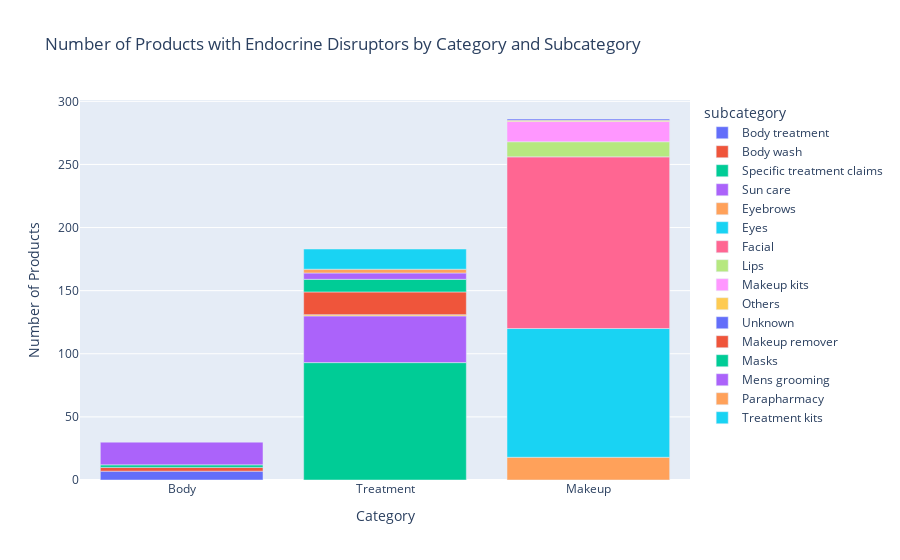

The notebook cell this image was saved under:
### Code cell
# Create a bar chart of the number of products with disruptors by category and subcategory
fig = px.bar(disruptor_count, x='category', y='n_products', color='subcategory',
             title='Number of Products with Endocrine Disruptors by Category and Subcategory',
             labels={'n_products': 'Number of Products', 'category': 'Category'})
fig.show()

### Figure 1 — Plotly figure (JSON) as saved in the notebook; plotly's stock layout.template omitted (floating-point values rounded to 4 significant figures)
{"data": [{"alignmentgroup": "True", "hovertemplate": "subcategory=Body treatment<br>Category=%{x}<br>Number of Products=%{y}<extra></extra>", "legendgroup": "Body treatment", "marker": {"color": "#636efa", "pattern": {"shape": ""}}, "name": "Body treatment", "offsetgroup": "Body treatment", "orientation": "v", "showlegend": true, "textposition": "auto", "type": "bar", "x": ["Body"], "xaxis": "x", "y": [7], "yaxis": "y"}, {"alignmentgroup": "True", "hovertemplate": "subcategory=Body wash<br>Category=%{x}<br>Number of Products=%{y}<extra></extra>", "legendgroup": "Body wash", "marker": {"color": "#EF553B", "pattern": {"shape": ""}}, "name": "Body wash", "offsetgroup": "Body wash", "orientation": "v", "showlegend": true, "textposition": "auto", "type": "bar", "x": ["Body"], "xaxis": "x", "y": [3], "yaxis": "y"}, {"alignmentgroup": "True", "hovertemplate": "subcategory=Specific treatment claims<br>Category=%{x}<br>Number of Products=%{y}<extra></extra>", "legendgroup": "Specific treatment claims", "marker": {"color": "#00cc96", "pattern": {"shape": ""}}, "name": "Specific treatment claims", "offsetgroup": "Specific treatment claims", "orientation": "v", "showlegend": true, "textposition": "auto", "type": "bar", "x": ["Body", "Treatment"], "xaxis": "x", "y": [2, 93], "yaxis": "y"}, {"alignmentgroup": "True", "hovertemplate": "subcategory=Sun care<br>Category=%{x}<br>Number of Products=%{y}<extra></extra>", "legendgroup": "Sun care", "marker": {"color": "#ab63fa", "pattern": {"shape": ""}}, "name": "Sun care", "offsetgroup": "Sun care", "orientation": "v", "showlegend": true, "textposition": "auto", "type": "bar", "x": ["Body", "Treatment"], "xaxis": "x", "y": [18, 37], "yaxis": "y"}, {"alignmentgroup": "True", "hovertemplate": "subcategory=Eyebrows<br>Category=%{x}<br>Number of Products=%{y}<extra></extra>", "legendgroup": "Eyebrows", "marker": {"color": "#FFA15A", "pattern": {"shape": ""}}, "name": "Eyebrows", "offsetgroup": "Eyebrows", "orientation": "v", "showlegend": true, "textposition": "auto", "type": "bar", "x": ["Makeup"], "xaxis": "x", "y": [18], "yaxis": "y"}, {"alignmentgroup": "True", "hovertemplate": "subcategory=Eyes<br>Category=%{x}<br>Number of Products=%{y}<extra></extra>", "legendgroup": "Eyes", "marker": {"color": "#19d3f3", "pattern": {"shape": ""}}, "name": "Eyes", "offsetgroup": "Eyes", "orientation": "v", "showlegend": true, "textposition": "auto", "type": "bar", "x": ["Makeup"], "xaxis": "x", "y": [102], "yaxis": "y"}, {"alignmentgroup": "True", "hovertemplate": "subcategory=Facial<br>Category=%{x}<br>Number of Products=%{y}<extra></extra>", "legendgroup": "Facial", "marker": {"color": "#FF6692", "pattern": {"shape": ""}}, "name": "Facial", "offsetgroup": "Facial", "orientation": "v", "showlegend": true, "textposition": "auto", "type": "bar", "x": ["Makeup"], "xaxis": "x", "y": [136], "yaxis": "y"}, {"alignmentgroup": "True", "hovertemplate": "subcategory=Lips<br>Category=%{x}<br>Number of Products=%{y}<extra></extra>", "legendgroup": "Lips", "marker": {"color": "#B6E880", "pattern": {"shape": ""}}, "name": "Lips", "offsetgroup": "Lips", "orientation": "v", "showlegend": true, "textposition": "auto", "type": "bar", "x": ["Makeup"], "xaxis": "x", "y": [12], "yaxis": "y"}, {"alignmentgroup": "True", "hovertemplate": "subcategory=Makeup kits<br>Category=%{x}<br>Number of Products=%{y}<extra></extra>", "legendgroup": "Makeup kits", "marker": {"color": "#FF97FF", "pattern": {"shape": ""}}, "name": "Makeup kits", "offsetgroup": "Makeup kits", "orientation": "v", "showlegend": true, "textposition": "auto", "type": "bar", "x": ["Makeup"], "xaxis": "x", "y": [16], "yaxis": "y"}, {"alignmentgroup": "True", "hovertemplate": "subcategory=Others<br>Category=%{x}<br>Number of Products=%{y}<extra></extra>", "legendgroup": "Others", "marker": {"color": "#FECB52", "pattern": {"shape": ""}}, "name": "Others", "offsetgroup": "Others", "orientation": "v", "showlegend": true, "textposition": "auto", "type": "bar", "x": ["Makeup", "Treatment"], "xaxis": "x", "y": [1, 1], "yaxis": "y"}, {"alignmentgroup": "True", "hovertemplate": "subcategory=Unknown<br>Category=%{x}<br>Number of Products=%{y}<extra></extra>", "legendgroup": "Unknown", "marker": {"color": "#636efa", "pattern": {"shape": ""}}, "name": "Unknown", "offsetgroup": "Unknown", "orientation": "v", "showlegend": true, "textposition": "auto", "type": "bar", "x": ["Makeup"], "xaxis": "x", "y": [1], "yaxis": "y"}, {"alignmentgroup": "True", "hovertemplate": "subcategory=Makeup remover<br>Category=%{x}<br>Number of Products=%{y}<extra></extra>", "legendgroup": "Makeup remover", "marker": {"color": "#EF553B", "pattern": {"shape": ""}}, "name": "Makeup remover", "offsetgroup": "Makeup remover", "orientation": "v", "showlegend": true, "textposition": "auto", "type": "bar", "x": ["Treatment"], "xaxis": "x", "y": [18], "yaxis": "y"}, {"alignmentgroup": "True", "hovertemplate": "subcategory=Masks<br>Category=%{x}<br>Number of Products=%{y}<extra></extra>", "legendgroup": "Masks", "marker": {"color": "#00cc96", "pattern": {"shape": ""}}, "name": "Masks", "offsetgroup": "Masks", "orientation": "v", "showlegend": true, "textposition": "auto", "type": "bar", "x": ["Treatment"], "xaxis": "x", "y": [10], "yaxis": "y"}, {"alignmentgroup": "True", "hovertemplate": "subcategory=Mens grooming<br>Category=%{x}<br>Number of Products=%{y}<extra></extra>", "legendgroup": "Mens grooming", "marker": {"color": "#ab63fa", "pattern": {"shape": ""}}, "name": "Mens grooming", "offsetgroup": "Mens grooming", "orientation": "v", "showlegend": true, "textposition": "auto", "type": "bar", "x": ["Treatment"], "xaxis": "x", "y": [5], "yaxis": "y"}, {"alignmentgroup": "True", "hovertemplate": "subcategory=Parapharmacy<br>Category=%{x}<br>Number of Products=%{y}<extra></extra>", "legendgroup": "Parapharmacy", "marker": {"color": "#FFA15A", "pattern": {"shape": ""}}, "name": "Parapharmacy", "offsetgroup": "Parapharmacy", "orientation": "v", "showlegend": true, "textposition": "auto", "type": "bar", "x": ["Treatment"], "xaxis": "x", "y": [3], "yaxis": "y"}, {"alignmentgroup": "True", "hovertemplate": "subcategory=Treatment kits<br>Category=%{x}<br>Number of Products=%{y}<extra></extra>", "legendgroup": "Treatment kits", "marker": {"color": "#19d3f3", "pattern": {"shape": ""}}, "name": "Treatment kits", "offsetgroup": "Treatment kits", "orientation": "v", "showlegend": true, "textposition": "auto", "type": "bar", "x": ["Treatment"], "xaxis": "x", "y": [16], "yaxis": "y"}], "layout": {"barmode": "relative", "legend": {"title": {"text": "subcategory"}, "tracegroupgap": 0}, "title": {"text": "Number of Products with Endocrine Disruptors by Category and Subcategory"}, "xaxis": {"anchor": "y", "domain": [0, 1], "title": {"text": "Category"}}, "yaxis": {"anchor": "x", "domain": [0, 1], "title": {"text": "Number of Products"}}}}
